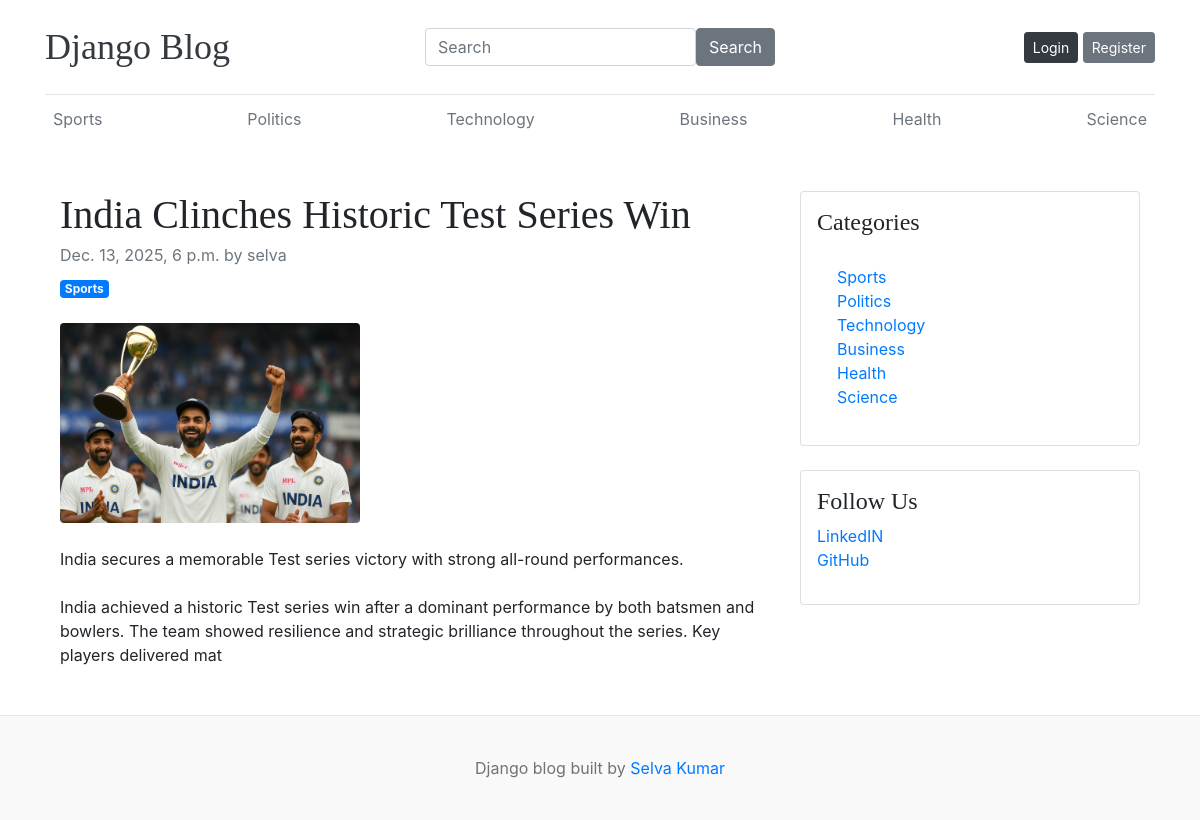
The app's page /slug/india-clinches-historic-test-series-win/ with its own data.
### blog/models.py (models this page shows, shortened)
class Category(models.Model):
    category = models.CharField(max_length=100,unique=True)
    created_at = models.DateTimeField(auto_now_add=True)
    updated_at = models.DateTimeField(auto_now=True)
    class Meta:
        verbose_name="Categories"
    def __str__(self):
        return self.category

class Blog(models.Model):
    title = models.CharField(max_length=100)
    slug = models.SlugField(max_length=100,unique=True,blank=True)
    category = models.ForeignKey(Category,on_delete=models.CASCADE)
    author = models.ForeignKey(User,on_delete=models.CASCADE)
    image = models.ImageField(upload_to="uploads/%Y/%m/%d")
    description = models.CharField(max_length=400)
    blog_body = models.TextField(max_length=200)
    status = models.CharField(max_length=20,choices=STATUS,default="Draft")
    is_featured = models.BooleanField(default=False)
    created_at = models.DateTimeField(auto_now_add=True)
    updated_at = models.DateTimeField(auto_now=True)

### additional_blog/models.py (models this page shows, shortened)
class Social_media(models.Model):
    platform = models.CharField(max_length=25)
    link = models.URLField(max_length=200)
    created_at = models.DateTimeField(auto_now_add=True)
    updated_at = models.DateTimeField(auto_now=True)

### blog/views.py (the view)
# urls.py: path('slug/<slug:slug>/',single_blog, name='single_blog'),
def single_blog(request,slug):
    post = Blog.objects.filter(slug=slug)
    about = About.objects.all()
    context={
        'posts' : post,
        'about' : about,
    }
    return render(request, 'single_blog.html',context)

### blog/context_processors.py (called while the page is built)
def get_categories(request):
    categories = Category.objects.all()
    return dict(categories=categories)

def get_social_media(request):
    social_media = Social_media.objects.all()
    return dict(social_media=social_media)

### templates/single_blog.html
{% extends 'base.html' %}
{% block content %}
{% include 'navcategory.html' %}
{% for item in posts %}
<div class="container mt-5">
    <div class="row">
        <div class="col-lg-8">
            <article>
                <header class="mb-4">
                    <h1 class="fw-bolder mb-1">{{item.title}}</h1>
                    <div class="text-muted fst-italic mb-2">{{item.created_at}} by {{item.author}}</div>
                    <a class="badge bg-primary text-decoration-none text-light" href="#!">{{item.category}}</a>
                </header>
                <figure class="mb-4"><img class="img-fluid rounded" src="{{item.image.url}}" width="300" height="100" alt="..." /></figure>
                <section class="mb-5">
                    <p class="fs-5 mb-4">{{item.description}}</p>
                    <p class="fs-5 mb-4">{{item.blog_body}}</p>
                    </section>
            </article>
        </div>
        <div class="col-lg-4">
            <div class="card mb-4 p-3">
                <h4>Categories</h4>
                <div class="card-body">
                    <div class="row">
                        <div class="col-sm-6">
                            <ul class="list-unstyled mb-0">
                                {% for item in categories %}
                                <li><a href="#!">{{item.category}}</a></li>
                                {% endfor %}
                            </ul>
                        </div>
                    </div>
                </div>
            </div>
            <div class="card mb-4 p-3">
                <h4>Follow Us</h4>
                <ol class="list-unstyled">
                    {% for item in social_media %}
                    <li><a href="{{ item.link }}" target="_blank">{{item.platform}}</a></li>
                    {% endfor %}
                </ol>
            </div>
        </div>
    </div>
</div>
{% endfor %}
{% endblock %}

### templates/navcategory.html
      <div class="nav-scroller py-1 mb-2">
        <nav class="nav d-flex justify-content-start justify-content-md-between">
          {% for item in categories %}
          <a class="p-2 text-muted" href="{% url 'category' item.id %}">{{item.category}}</a>
          {% endfor %}
        </nav>
      </div>

### blog_main/static/css/blog.css (style rules this page uses)
h1, h2, h3, h4, h5, h6 { font-family: "Playfair Display", Georgia, "Times New Roman", serif; }

### records on screen
Category: category "Sports"
Category: category "Politics"
Category: category "Technology"
Category: category "Business"
Category: category "Health"
Category: category "Science"
Blog: title "India Clinches Historic Test Series Win", created_at "Dec. 13, 2025, 6 p.m.", author "selva", category "Sports", image (picture), description "India secures a memorable Test series victory with strong all-round performances.", blog_body "India achieved a historic Test series win after a dominant performance by both batsmen and bowlers. The team showed resilience and strategic brilliance throughout the series. Key players delivered mat"
Social_media: platform "LinkedIN"
Social_media: platform "GitHub"
